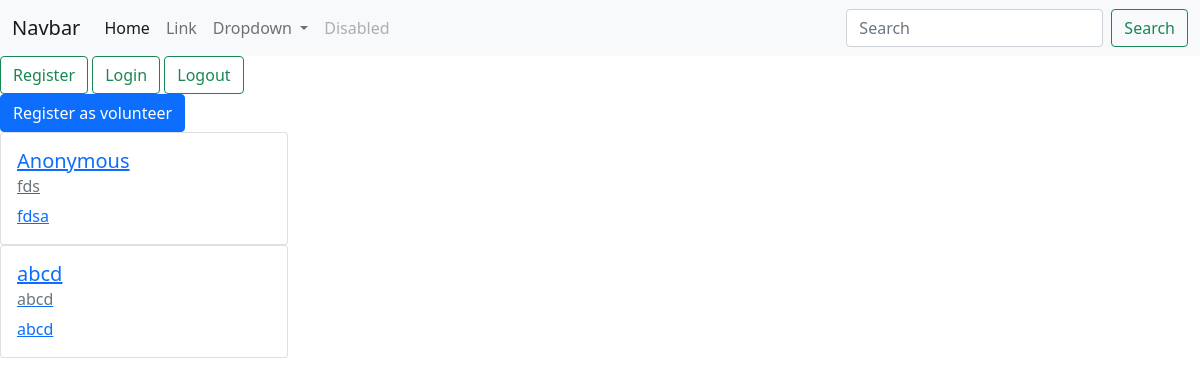
The app's page /, older data.
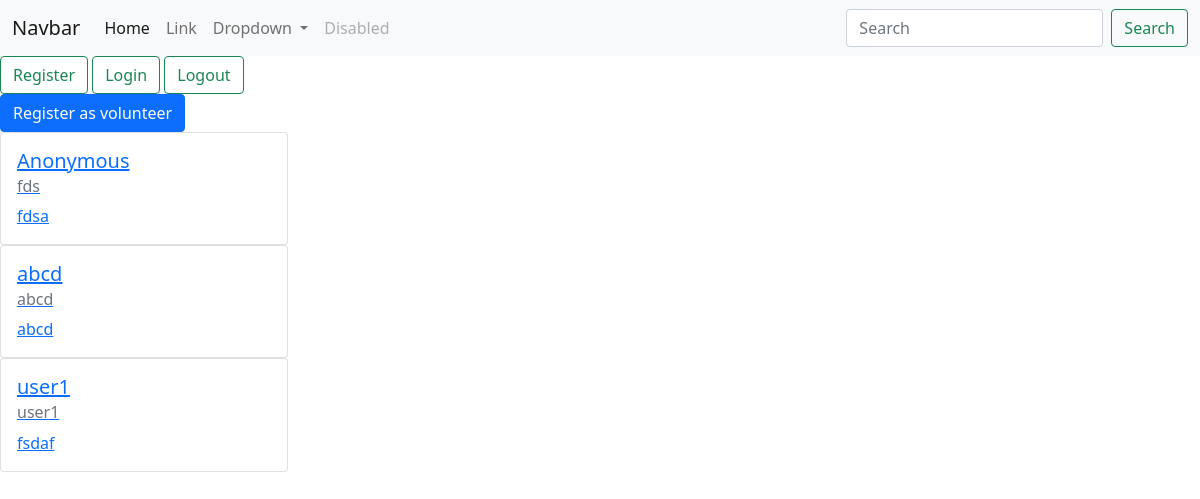
The same page, newer data.
### ngo/models.py (models this page shows)
class Organization(AbstractUser):
    name = models.CharField(max_length=50, default='Anonymous')
    username = models.CharField(max_length=50, unique=True)
    email = models.EmailField(max_length=254, unique=True)
    created_at = models.DateTimeField(auto_now_add=True)
    update_at = models.DateTimeField(auto_now=True)
    phone = models.CharField(max_length=15,blank = True,null=True)
    description = models.TextField(blank=True,null=True)
    location=models.TextField(blank=True,null=True)
    links=models.TextField(blank=True,null=True)
    logo=models.ImageField(upload_to="images")
    objects = UserManager()
    USERNAME_FIELD = 'email'
    REQUIRED_FIELDS = ['username']

### ngo/views.py (the view)
# urls.py: path('',views.index,name="index"),
@csrf_exempt
def index(request):
    ngos = Organization.objects.raw('select * from ngo_organization')
    data={'ngos':ngos}
    return render(request, 'index.html',data)

### templates/index.html (shortened to what this page needs)
<!DOCTYPE html>
<html lang="en">
<head>
    <link href="https://cdn.jsdelivr.net/npm/bootstrap@5.1.3/dist/css/bootstrap.min.css" rel="stylesheet">
</head>
<body>
    {% include 'navbar.html' %}
    <button type="button" class="btn btn-outline-success" onclick="window.location.href='register-ngo/'">Register</button>
    <button type="button" class="btn btn-outline-success" onclick="window.location.href='login-ngo/'">Login</button>
    <button type="button" class="btn btn-outline-success" onclick="window.location.href='logout-ngo/'">Logout</button>
    <div class="create-volunteer-modal">
        <button type="button" class="btn btn-primary" data-bs-toggle="modal" data-bs-target="#exampleModal">
            Register as volunteer
        </button>
    {% for ngo in ngos %}
    <a href="ngo/{{ngo.pk}}">
        <div class="card" style="width: 18rem;">
            <div class="card-body">
            <h5 class="card-title">{{ngo.name}}</h5>
            <h6 class="card-subtitle mb-2 text-muted">{{ngo.location}}</h6>
            <p class="card-text">{{ngo.description}}</p>
            </div>
        </div>
    </a>
    {% endfor %}
</body>
</html>

Row changes from the older to the newer data that the page shows:
added Organization: name "user1", location "user1", description "fsdaf"
